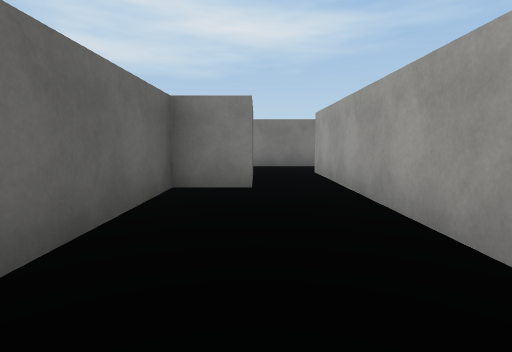
[1] (above)

18 first-person views from a walk through a scene from a Unity 3-D project. The camera is 1.2 m above the floor, tilts 6° down and sees 80° across. The floor is counted in squares, 2 m on a side. Each view is taken from the middle of a square. On the plan, view 1 faces up. The plan holds only what a view shows up to about 9 squares ahead; the rest is blank. Surface patterns are stand-ins for the level's own textures.

[2]
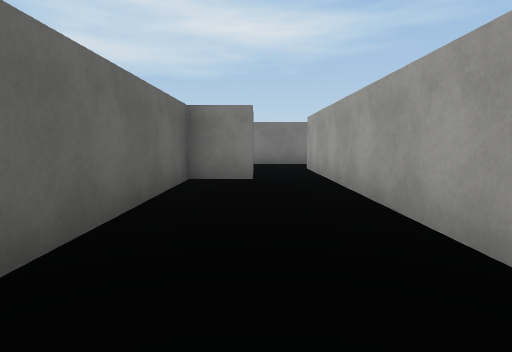

[3]
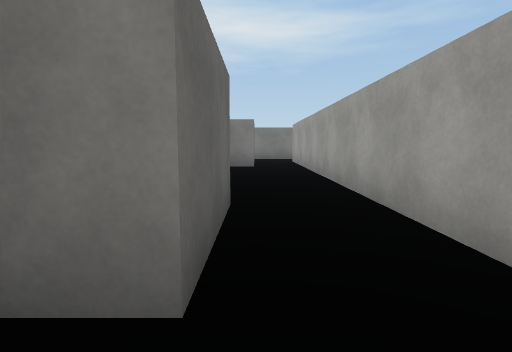

[4]
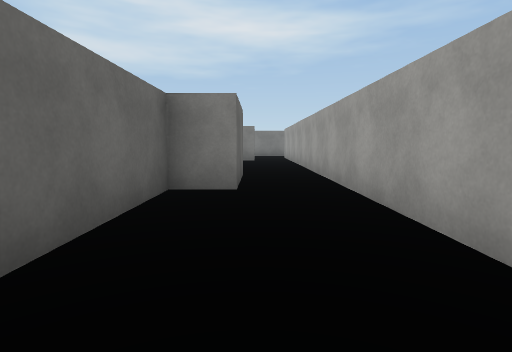

[5]
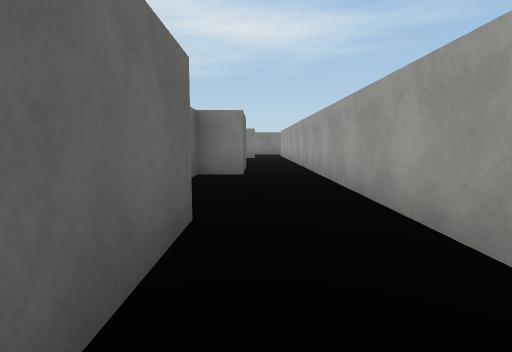

[6]
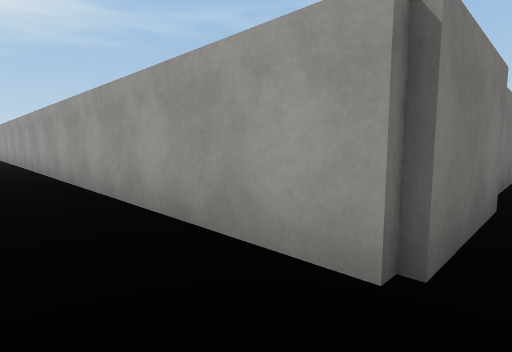

[7]
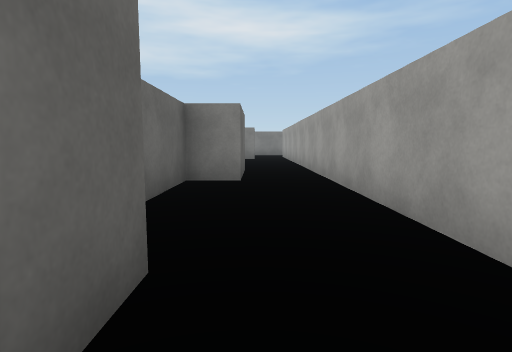

[8]
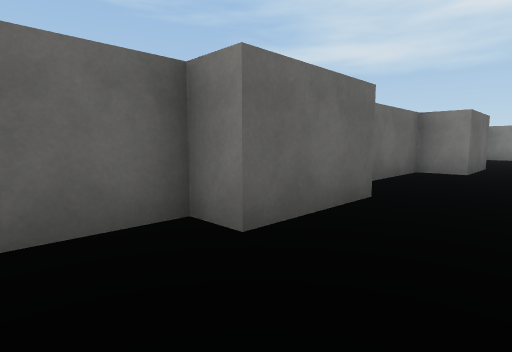

[9]
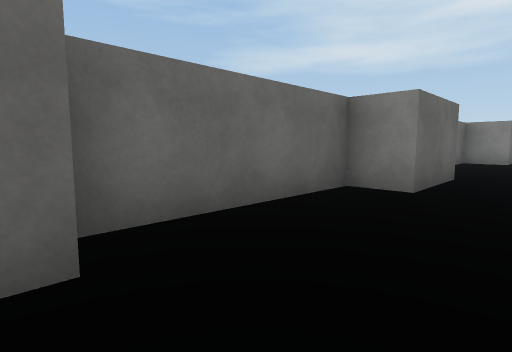

[10]
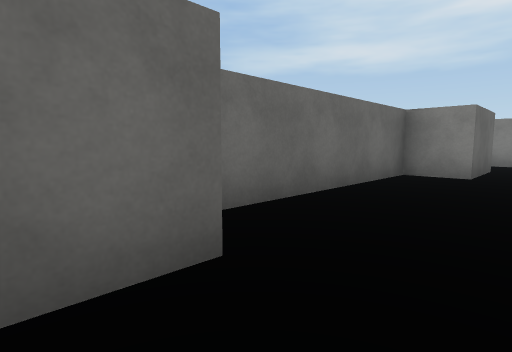

[11]
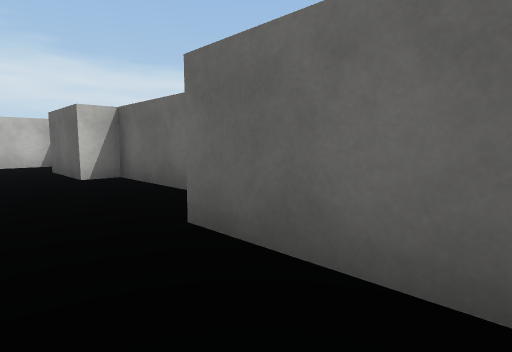

[12]
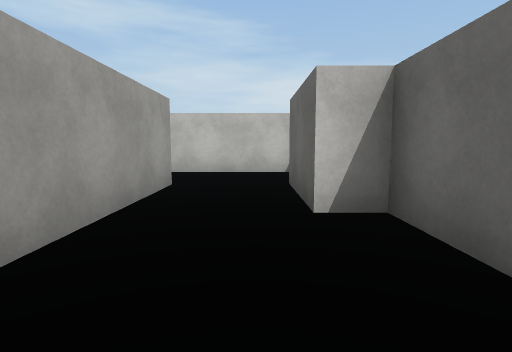

[13]
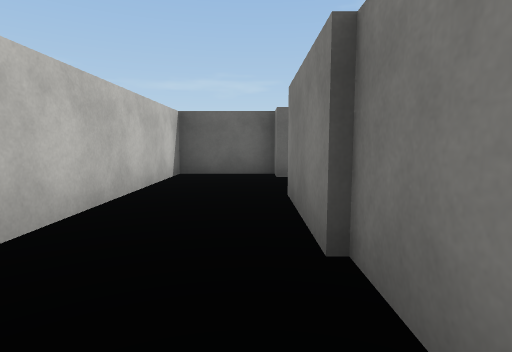

[14]
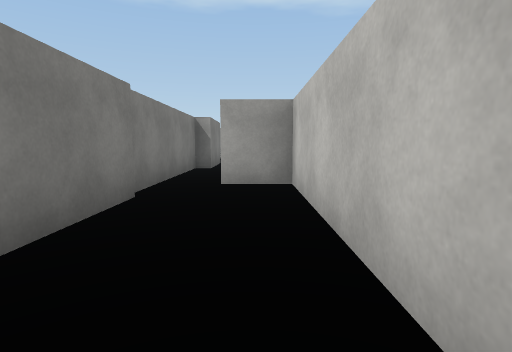

[15]
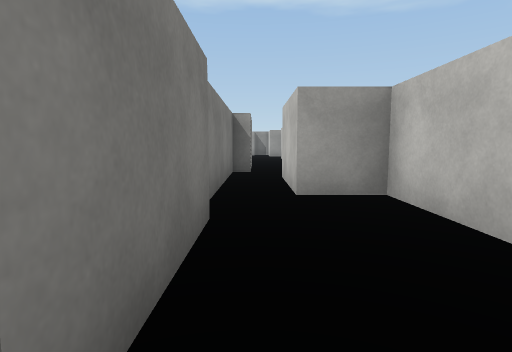

[16]
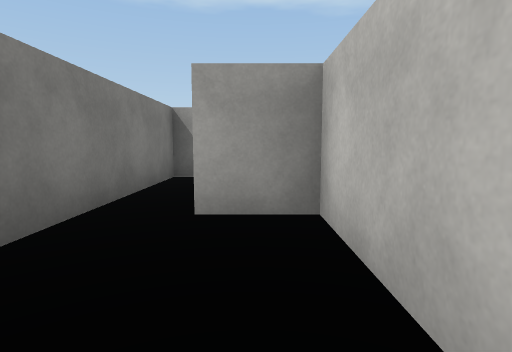

[17]
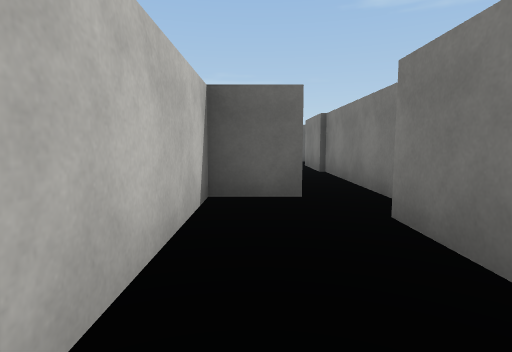

[18]
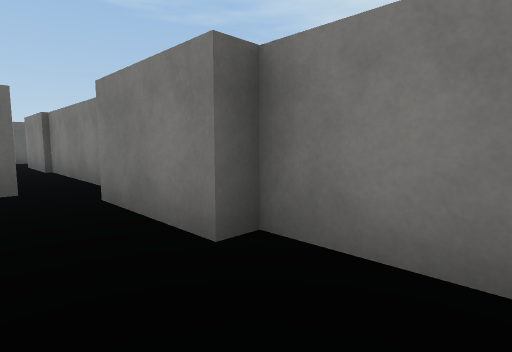

### Floor plan
Points are (right, up) in squares from view 1. A wall is a line through its corners. A room is listed if a view was taken in it or the views show most of it. See-through windows are left out.
Room 1 (views 1, 2, 3, 4, 5, 6, 7, 8, 9, 10, 11, 12, 14, 15, 16)
walls: (-0.5, -6.6) (-0.5, -8.5); (-0.3, -0.9) (-0.3, -3) (-1.2, -3) (-1.2, -6.6); (-1.2, -8.5) (-1.2, -10.5) (4.6, -10.5) (4.6, -9.5); (4.5, -8.5) (1.3, -8.5) (1.3, 6.5); (-0.1, 6.2) (-0.1, 4.2) (-1.2, 4.2) (-1.2, -0.4)
ways out: opening at (5, -9) to room 2; opening at (1, 6)
Room 2 (view 13)
walls: (4.6, -9.5) (6.6, -9.5) (6.6, -10.5) (7.6, -10.5); (7.5, -8.9) (7.5, -8.5) (4.5, -8.5)
ways out: opening at (5, -9) to room 1; opening at (8, -10) to room 3
Room 3 (views 17, 18)
walls: (11, -8.5) (9.5, -8.5) (9.5, -8.9) (7.5, -8.9); (7.6, -10.5) (9.5, -10.5)
ways out: opening at (8, -10) to room 2

Where each view was taken, in squares from view 1:
view 1: 0 up, 0 right, facing up
view 2: 1 down, 0 right, facing up
view 3: 4 down, 0 right, facing up
view 4: 7 down, 0 right, facing up
view 5: 9 down, 0 right, facing up
view 6: 9 down, 0 right, facing up-right
view 7: 8 down, 0 right, facing up
view 8: 10 down, 1 right, facing up-left
view 9: 7 down, 1 right, facing up-left
view 10: 2 down, 1 right, facing up-left
view 11: 1 down, 1 right, facing down-left
view 12: 4 down, 0 right, facing down
view 13: 9 down, 5 right, facing left
view 14: 10 down, 0 right, facing right
view 15: 9 down, 1 right, facing right
view 16: 10 down, 2 right, facing right
view 17: 10 down, 10 right, facing left
view 18: 10 down, 11 right, facing up-left
